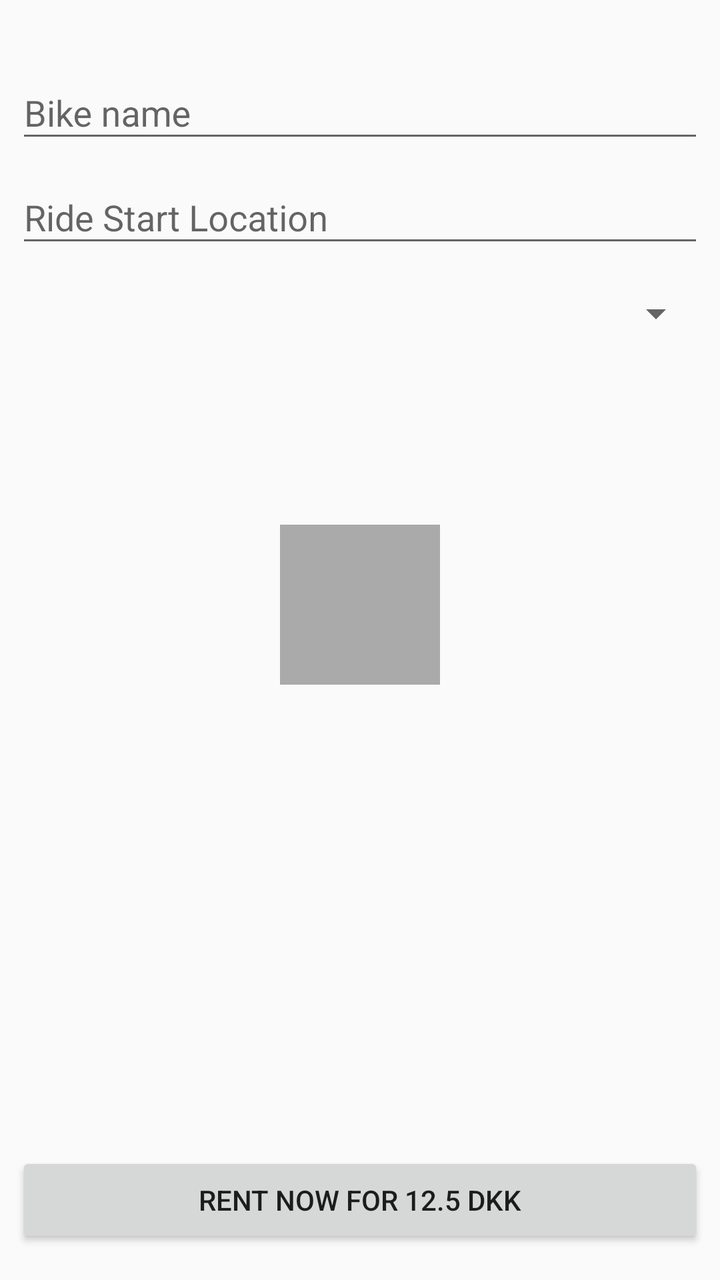
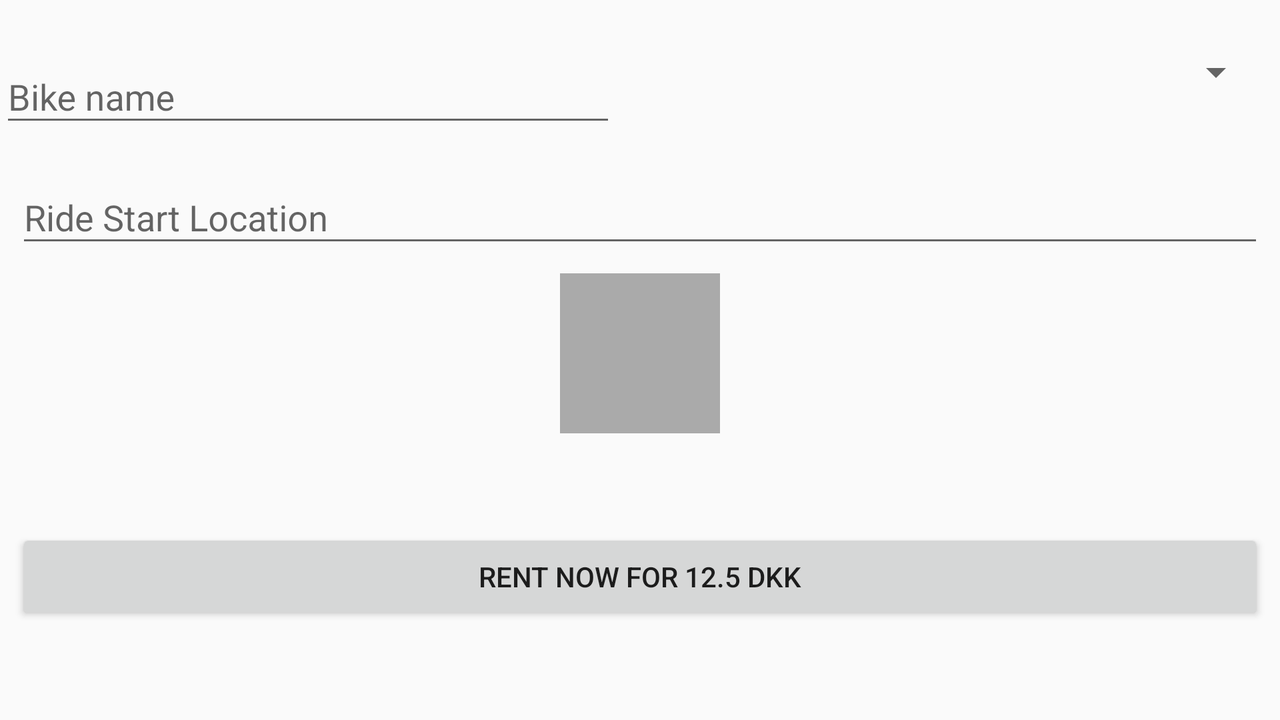

An Android layout and its configuration variant, each rendered on a device that would load it. The default file and the variant file are quoted in full after the pictures.
<!-- AndroidManifest.xml: application theme AppTheme -->
<!-- res/layout/fragment_start_ride.xml -->
<?xml version="1.0" encoding="utf-8"?>
<android.support.constraint.ConstraintLayout
    xmlns:android="http://schemas.android.com/apk/res/android"
    xmlns:app="http://schemas.android.com/apk/res-auto"
    xmlns:tools="http://schemas.android.com/tools"
    android:layout_width="match_parent"
    android:layout_height="match_parent">

    <android.support.design.widget.TextInputLayout
        android:id="@+id/textInputLayout4"
        android:layout_width="0dp"
        android:layout_height="wrap_content"
        android:layout_marginEnd="8dp"
        android:layout_marginStart="8dp"
        android:layout_marginTop="24dp"
        app:layout_constraintEnd_toEndOf="parent"
        app:layout_constraintStart_toStartOf="parent"
        app:layout_constraintTop_toTopOf="parent">

        <android.support.design.widget.TextInputEditText
            android:id="@+id/add_ride_bike_name"
            android:layout_width="match_parent"
            android:layout_height="wrap_content"
            android:hint="@string/bike_name"
            android:inputType="none"
            android:focusable="false"
            android:singleLine="true" />
    </android.support.design.widget.TextInputLayout>

    <android.support.design.widget.TextInputLayout
        android:id="@+id/textInputLayout6"
        android:layout_width="0dp"
        android:layout_height="wrap_content"
        android:layout_marginEnd="8dp"
        android:layout_marginStart="8dp"
        app:layout_constraintEnd_toEndOf="parent"
        app:layout_constraintStart_toStartOf="parent"
        app:layout_constraintTop_toBottomOf="@+id/textInputLayout4">

        <android.support.design.widget.TextInputEditText
            android:id="@+id/ride_start_location"
            android:layout_width="match_parent"
            android:layout_height="wrap_content"
            android:importantForAutofill="noExcludeDescendants"
            android:hint="@string/ride_start_location" />
    </android.support.design.widget.TextInputLayout>

    <android.support.constraint.ConstraintLayout
        android:id="@+id/constraintLayout2"
        android:layout_width="0dp"
        android:layout_height="251dp"
        android:layout_marginEnd="8dp"
        android:layout_marginStart="8dp"
        android:layout_marginTop="8dp"
        app:layout_constraintEnd_toEndOf="parent"
        app:layout_constraintStart_toStartOf="parent"
        app:layout_constraintTop_toBottomOf="@+id/constraintLayout3">

        <ImageView
            android:id="@+id/bike_image_start"
            android:layout_width="80dp"
            android:layout_height="80dp"
            android:background="@android:color/darker_gray"
            android:scaleType="centerInside"
            app:layout_constraintBottom_toBottomOf="parent"
            app:layout_constraintEnd_toEndOf="parent"
            app:layout_constraintHorizontal_bias="0.5"
            app:layout_constraintStart_toStartOf="parent"
            app:layout_constraintTop_toTopOf="parent" />

    </android.support.constraint.ConstraintLayout>

    <Button
        android:id="@+id/add_ride_btn"
        android:layout_width="0dp"
        android:layout_height="wrap_content"
        android:layout_marginBottom="16dp"
        android:layout_marginEnd="8dp"
        android:layout_marginStart="8dp"
        android:text="@string/rent_now_for_12_5_dkk"
        app:layout_constraintBottom_toBottomOf="parent"
        app:layout_constraintEnd_toEndOf="parent"
        app:layout_constraintStart_toStartOf="parent" />

    <android.support.constraint.ConstraintLayout
        android:id="@+id/constraintLayout3"
        android:layout_width="0dp"
        android:layout_height="wrap_content"
        android:layout_marginEnd="8dp"
        android:layout_marginStart="8dp"
        android:layout_marginTop="8dp"
        app:layout_constraintEnd_toEndOf="parent"
        app:layout_constraintStart_toStartOf="parent"
        app:layout_constraintTop_toBottomOf="@+id/textInputLayout6">

        <Spinner
            android:id="@+id/price_spinner"
            android:layout_width="0dp"
            android:layout_height="wrap_content"
            android:gravity="center"
            android:layout_marginTop="8dp"
            app:layout_constraintEnd_toEndOf="parent"
            app:layout_constraintHorizontal_bias="0.0"
            app:layout_constraintStart_toStartOf="parent"
            app:layout_constraintTop_toTopOf="parent" />
    </android.support.constraint.ConstraintLayout>

</android.support.constraint.ConstraintLayout>
<!-- resources referenced by this layout -->
<resources>
  <string name="bike_name">Bike name</string>
  <string name="rent_now_for_12_5_dkk">Rent Now For 12.5 DKK</string>
  <string name="ride_start_location">Ride Start Location</string>
  <style name="AppTheme" parent="Theme.AppCompat.Light.DarkActionBar">
          
          <item name="colorPrimary">@color/colorPrimary</item>
          <item name="colorPrimaryDark">@color/colorPrimaryDark</item>
          <item name="colorAccent">@color/colorAccent</item>
          
      </style>
  <color name="colorPrimary">#3f51b5</color>
  <color name="colorPrimaryDark">#303F9F</color>
  <color name="colorAccent">#FF4081</color>
</resources>
<!-- res/layout-land/fragment_start_ride.xml (the repository's variant of the layout above) -->
<!-- drawn on the phone turned sideways -->
<?xml version="1.0" encoding="utf-8"?>
<android.support.constraint.ConstraintLayout xmlns:android="http://schemas.android.com/apk/res/android"
    xmlns:app="http://schemas.android.com/apk/res-auto"
    xmlns:tools="http://schemas.android.com/tools"
    android:layout_width="match_parent"
    android:layout_height="match_parent">

    <android.support.design.widget.TextInputLayout
        android:id="@+id/textInputLayout4"
        android:layout_width="0dp"
        android:layout_height="wrap_content"
        android:layout_marginEnd="8dp"
        android:layout_marginTop="16dp"
        app:layout_constraintEnd_toStartOf="@+id/constraintLayout3"
        app:layout_constraintStart_toStartOf="parent"
        app:layout_constraintTop_toTopOf="parent">

        <android.support.design.widget.TextInputEditText
            android:id="@+id/add_ride_bike_name"
            android:layout_width="match_parent"
            android:layout_height="wrap_content"
            android:focusable="false"
            android:hint="@string/bike_name"
            android:inputType="none"
            android:singleLine="true" />
    </android.support.design.widget.TextInputLayout>

    <android.support.design.widget.TextInputLayout
        android:id="@+id/textInputLayout6"
        android:layout_width="0dp"
        android:layout_height="wrap_content"
        android:layout_marginEnd="8dp"
        android:layout_marginStart="8dp"
        android:layout_marginTop="8dp"
        app:layout_constraintEnd_toEndOf="parent"
        app:layout_constraintStart_toStartOf="parent"
        app:layout_constraintTop_toBottomOf="@+id/textInputLayout4">

        <android.support.design.widget.TextInputEditText
            android:id="@+id/ride_start_location"
            android:layout_width="match_parent"
            android:layout_height="wrap_content"
            android:hint="@string/ride_start_location"
            android:importantForAutofill="noExcludeDescendants" />
    </android.support.design.widget.TextInputLayout>

    <android.support.constraint.ConstraintLayout
        android:id="@+id/constraintLayout2"
        android:layout_width="0dp"
        android:layout_height="wrap_content"
        android:layout_marginEnd="8dp"
        android:layout_marginStart="8dp"
        android:layout_marginTop="8dp"
        app:layout_constraintEnd_toEndOf="parent"
        app:layout_constraintStart_toStartOf="parent"
        app:layout_constraintTop_toBottomOf="@+id/textInputLayout6">

        <ImageView
            android:id="@+id/bike_image_start"
            android:layout_width="80dp"
            android:layout_height="80dp"
            android:background="@android:color/darker_gray"
            android:scaleType="centerInside"
            app:layout_constraintBottom_toBottomOf="parent"
            app:layout_constraintEnd_toEndOf="parent"
            app:layout_constraintHorizontal_bias="0.5"
            app:layout_constraintStart_toStartOf="parent"
            app:layout_constraintTop_toTopOf="parent" />

    </android.support.constraint.ConstraintLayout>

    <Button
        android:id="@+id/add_ride_btn"
        android:layout_width="0dp"
        android:layout_height="wrap_content"
        android:layout_marginEnd="8dp"
        android:layout_marginStart="8dp"
        android:text="@string/rent_now_for_12_5_dkk"
        app:layout_constraintBottom_toBottomOf="parent"
        app:layout_constraintEnd_toEndOf="parent"
        app:layout_constraintHorizontal_bias="0.5"
        app:layout_constraintStart_toStartOf="parent"
        app:layout_constraintTop_toBottomOf="@+id/constraintLayout2" />

    <android.support.constraint.ConstraintLayout
        android:id="@+id/constraintLayout3"
        android:layout_width="0dp"
        android:layout_height="wrap_content"
        android:layout_marginEnd="8dp"
        android:layout_marginStart="8dp"
        android:layout_marginTop="16dp"
        app:layout_constraintEnd_toEndOf="parent"
        app:layout_constraintStart_toEndOf="@+id/textInputLayout4"
        app:layout_constraintTop_toTopOf="parent">

        <Spinner
            android:id="@+id/price_spinner"
            android:layout_width="0dp"
            android:layout_height="wrap_content"
            android:layout_marginTop="8dp"
            android:gravity="center"
            app:layout_constraintBottom_toBottomOf="parent"
            app:layout_constraintEnd_toEndOf="parent"
            app:layout_constraintHorizontal_bias="0.0"
            app:layout_constraintStart_toStartOf="parent"
            app:layout_constraintTop_toTopOf="parent" />
    </android.support.constraint.ConstraintLayout>

</android.support.constraint.ConstraintLayout>
